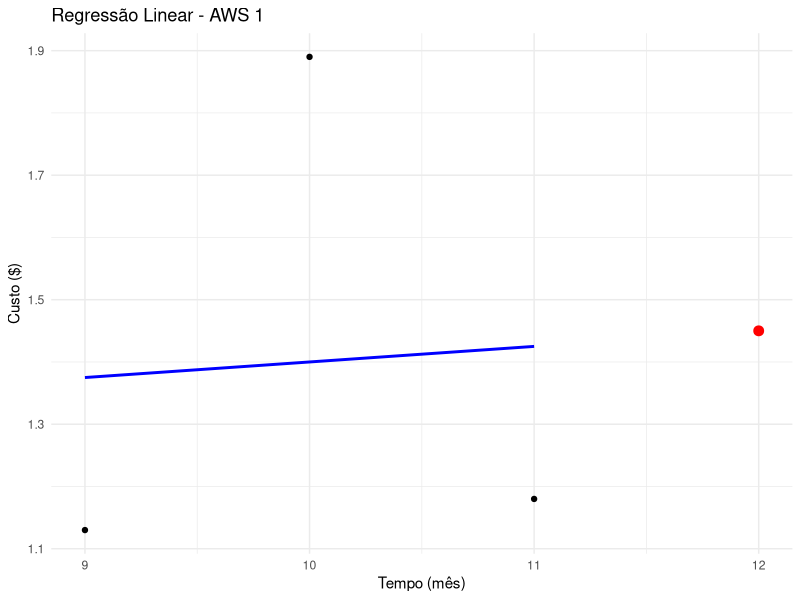
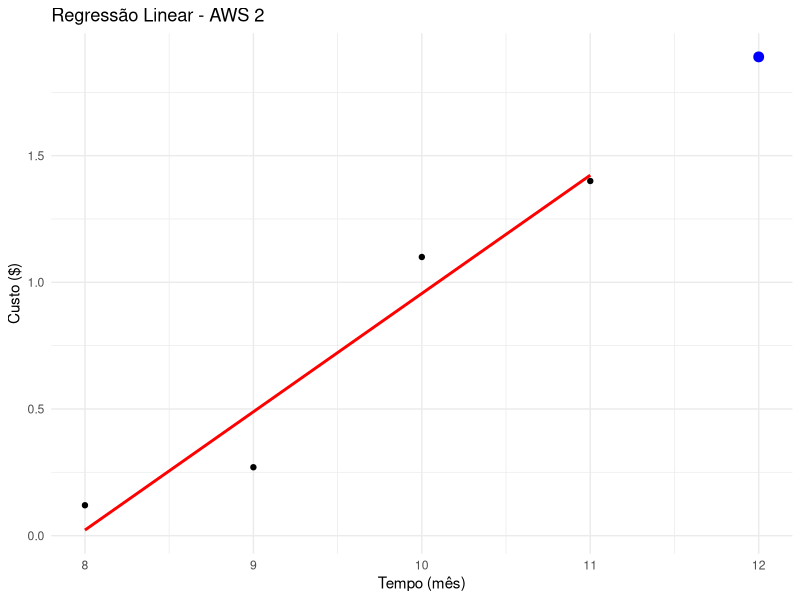

Source code (R) for these figures, in order:

library(tidyverse)
library(ggplot2)


set.seed(123)
meses_aws1 <- c("Setembro", "Outubro", "Novembro")
custos_aws1 <- c(1.13, 1.89, 1.18)

meses_aws2 <- c("Agosto", "Setembro", "Outubro", "Novembro")
custos_aws2 <- c(0.12, 0.27, 1.10, 1.40)

tempo_aws1 <- c(9, 10, 11)  
tempo_aws2 <- c(8, 9, 10, 11)  

df_aws1 <- data.frame(Tempo = tempo_aws1, Custo = custos_aws1)
df_aws2 <- data.frame(Tempo = tempo_aws2, Custo = custos_aws2)

modelo_aws1 <- lm(Custo ~ Tempo, data = df_aws1)
modelo_aws2 <- lm(Custo ~ Tempo, data = df_aws2)

tempo_previsao <- data.frame(Tempo = 12) 
previsao_aws1 <- predict(modelo_aws1, tempo_previsao)
previsao_aws2 <- predict(modelo_aws2, tempo_previsao)

cat("Previsão AWS 1 (Dezembro):", previsao_aws1, "\n")
cat("Previsão AWS 2 (Dezembro):", previsao_aws2, "\n")

residuals(modelo_aws1)
residuals(modelo_aws2)


ggplot(df_aws1, aes(x = Tempo, y = Custo)) +
  geom_point() +
  geom_smooth(method = "lm", se = FALSE, color = "blue") +
  geom_point(data = tempo_previsao, aes(x = Tempo, y = previsao_aws1), color = "red", size = 3) +
  labs(title = "Regressão Linear - AWS 1", x = "Tempo (mês)", y = "Custo ($)") +
  theme_minimal()


ggplot(df_aws2, aes(x = Tempo, y = Custo)) +
  geom_point() +
  geom_smooth(method = "lm", se = FALSE, color = "red") +
  geom_point(data = tempo_previsao, aes(x = Tempo, y = previsao_aws2), color = "blue", size = 3) +
  labs(title = "Regressão Linear - AWS 2", x = "Tempo (mês)", y = "Custo ($)") +
  theme_minimal()


